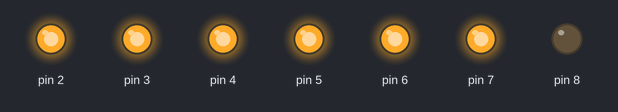
Bench run of a sketch on a simulated Arduino Uno, built with avr-gcc and run on an emulated ATmega328P. Shown: output pins drawn as LEDs (lit = HIGH).

Above: at 0.5 s.
At 2.5 s:
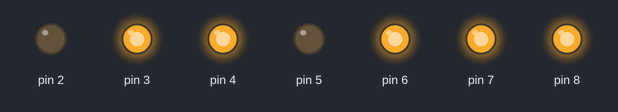
At 4.5 s:
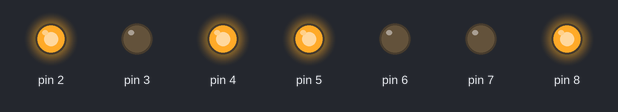
At 9.5 s:
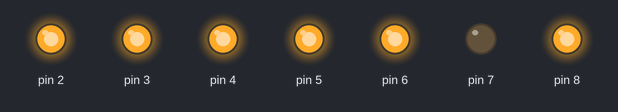
At 14.6 s:
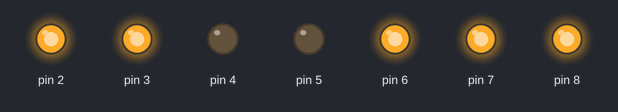
At 19.6 s:
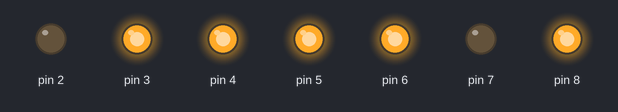
Timing chart, 0 to 21.0 s (numbered marks = the images above):
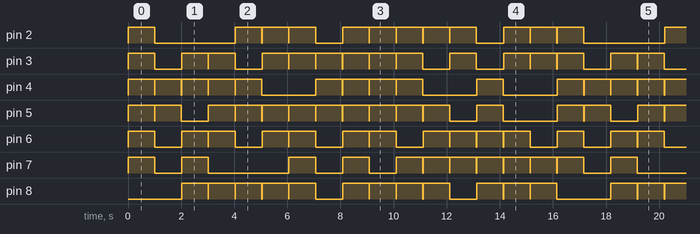

Measured:
- by itself, pin 2, pin 3, pin 5, pin 6, pin 8: moves between LOW and HIGH, repeating every 16.2 s
- by itself, pin 7: repeats every 16.2 s: LOW 1.0 s, HIGH 1.0 s, LOW 3.0 s, 2 × (HIGH 1.0 s, LOW 1.0 s), 6 × (HIGH 1.0 s, LOW 0.01 s), HIGH 1.0 s
- by itself, pin 4: repeats every 16.2 s: 4 × (LOW 0.01 s, HIGH 1.0 s), LOW 2.0 s, 3 × (HIGH 1.0 s, LOW 0.01 s), 2 × (HIGH 1.0 s, LOW 2.0 s), HIGH 1.0 s

The sketch:

lab1_4.ino
```cpp
void setup() {
  pinMode(2, OUTPUT);
  pinMode(3, OUTPUT);
  pinMode(4, OUTPUT);
  pinMode(5, OUTPUT);
  pinMode(6, OUTPUT);
  pinMode(7, OUTPUT);
  pinMode(8, OUTPUT);
}

void loop() {

//0
      digitalWrite(2, HIGH);
      digitalWrite(3, HIGH);
      digitalWrite(4, HIGH);
      digitalWrite(5, HIGH);
      digitalWrite(6, HIGH);
      digitalWrite(7, HIGH);
      delay(1000);
  //reset
      digitalWrite(2, LOW);
      digitalWrite(3, LOW);
      digitalWrite(4, LOW);
      digitalWrite(5, LOW);
      digitalWrite(6, LOW);
      digitalWrite(7, LOW);
      delay(10);

//1
      digitalWrite(4, HIGH);
      digitalWrite(5, HIGH);
      delay(1000);
  //reset
      digitalWrite(4, LOW);
      digitalWrite(5, LOW);
      delay(10);
//2
      digitalWrite(4, HIGH);
      digitalWrite(3, HIGH);
      digitalWrite(8, HIGH);
      digitalWrite(7, HIGH);
      digitalWrite(6, HIGH);
      digitalWrite(9, HIGH);
      delay(1000);
  //reset
      digitalWrite(4, LOW);
      digitalWrite(3, LOW);
      digitalWrite(8, LOW);
      digitalWrite(7, LOW);
      digitalWrite(6, LOW);
      digitalWrite(9, LOW);
      delay(10);
//3
      digitalWrite(3, HIGH);
      digitalWrite(6, HIGH);
      digitalWrite(4, HIGH);
      digitalWrite(5, HIGH);
      digitalWrite(9, HIGH);
      digitalWrite(8, HIGH);
      delay(1000);
  //reset
      digitalWrite(3, LOW);
      digitalWrite(6, LOW);
      digitalWrite(4, LOW);
      digitalWrite(5, LOW);
      digitalWrite(9, LOW);
      digitalWrite(8, LOW);
      delay(10);
//4
      digitalWrite(2, HIGH);
      digitalWrite(4, HIGH);
      digitalWrite(5, HIGH);
      digitalWrite(8, HIGH);
      digitalWrite(5, HIGH);
      digitalWrite(9, HIGH);
      delay(1000);
  //reset
      digitalWrite(2, LOW);
      digitalWrite(4, LOW);
      digitalWrite(5, LOW);
      digitalWrite(8, LOW);
      digitalWrite(5, LOW);
      digitalWrite(9, LOW);
      delay(10);
//5
      digitalWrite(2, HIGH);
      digitalWrite(3, HIGH);
      digitalWrite(8, HIGH);
      digitalWrite(5, HIGH);
      digitalWrite(6, HIGH);
      digitalWrite(9, HIGH);
      delay(1000);
  //reset
      digitalWrite(2, LOW);
      digitalWrite(3, LOW);
      digitalWrite(8, LOW);
      digitalWrite(5, LOW);
      digitalWrite(6, LOW);
      digitalWrite(9, LOW);
      delay(10);
//6
      digitalWrite(2, HIGH);
      digitalWrite(3, HIGH);
      digitalWrite(5, HIGH);
      digitalWrite(6, HIGH);
      digitalWrite(7, HIGH);
      digitalWrite(9, HIGH);
      digitalWrite(8, HIGH);
      delay(1000);
  //reset
      digitalWrite(2, LOW);
      digitalWrite(3, LOW);
      digitalWrite(5, LOW);
      digitalWrite(6, LOW);
      digitalWrite(7, LOW);
      digitalWrite(9, LOW);
      digitalWrite(8, LOW);
      delay(10);
 //7
      digitalWrite(3, HIGH);
      digitalWrite(4, HIGH);
      digitalWrite(5, HIGH);
      digitalWrite(9, HIGH);
      delay(1000);
  //reset
      digitalWrite(3, LOW);
      digitalWrite(4, LOW);
      digitalWrite(5, LOW);
      digitalWrite(9, LOW);
      delay(10);
//8
      digitalWrite(2, HIGH);
      digitalWrite(3, HIGH);
      digitalWrite(4, HIGH);
      digitalWrite(5, HIGH);
      digitalWrite(6, HIGH);
      digitalWrite(7, HIGH);
      digitalWrite(8, HIGH);
      digitalWrite(9, HIGH);
      delay(1000);
  //reset
      digitalWrite(2, LOW);
      digitalWrite(3, LOW);
      digitalWrite(4, LOW);
      digitalWrite(5, LOW);
      digitalWrite(6, LOW);
      digitalWrite(7, LOW);
      digitalWrite(8, LOW);
      digitalWrite(9, LOW);
      delay(10);
//9
      digitalWrite(2, HIGH);
      digitalWrite(3, HIGH);
      digitalWrite(4, HIGH);
      digitalWrite(5, HIGH);
      digitalWrite(6, HIGH);
      digitalWrite(8, HIGH);
      digitalWrite(9, HIGH);
      delay(1000);
  //reset
      digitalWrite(2, LOW);
      digitalWrite(3, LOW);
      digitalWrite(4, LOW);
      digitalWrite(5, LOW);
      digitalWrite(6, LOW);
      digitalWrite(8, LOW);
      digitalWrite(9, LOW);
      delay(10);

//A
      digitalWrite(2, HIGH);
      digitalWrite(3, HIGH);
      digitalWrite(4, HIGH);
      digitalWrite(5, HIGH);
      digitalWrite(7, HIGH);
      digitalWrite(8, HIGH);
      digitalWrite(9, HIGH);
      delay(1000);
  //reset
      digitalWrite(2, LOW);
      digitalWrite(3, LOW);
      digitalWrite(4, LOW);
      digitalWrite(5, LOW);
      digitalWrite(7, LOW);
      digitalWrite(8, LOW);
      digitalWrite(9, LOW);
      delay(10);
//B
      digitalWrite(2, HIGH);
      digitalWrite(5, HIGH);
      digitalWrite(6, HIGH);
      digitalWrite(7, HIGH);
      digitalWrite(8, HIGH);
      digitalWrite(9, HIGH);
      delay(1000);
  //reset
      digitalWrite(2, LOW);
      digitalWrite(5, LOW);
      digitalWrite(6, LOW);
      digitalWrite(7, LOW);
      digitalWrite(8, LOW);
      digitalWrite(9, LOW);
      delay(10);
//C
      digitalWrite(2, HIGH);
      digitalWrite(3, HIGH);
      digitalWrite(6, HIGH);
      digitalWrite(7, HIGH);
      digitalWrite(9, HIGH);
      delay(1000);
  //reset
      digitalWrite(2, LOW);
      digitalWrite(3, LOW);
      digitalWrite(6, LOW);
      digitalWrite(7, LOW);
      digitalWrite(9, LOW);
      delay(10);
//D
      digitalWrite(4, HIGH);
      digitalWrite(5, HIGH);
      digitalWrite(6, HIGH);
      digitalWrite(7, HIGH);
      digitalWrite(8, HIGH);
      digitalWrite(9, HIGH);
      delay(1000);
  //reset
      digitalWrite(4, LOW);
      digitalWrite(5, LOW);
      digitalWrite(6, LOW);
      digitalWrite(7, LOW);
      digitalWrite(8, LOW);
      digitalWrite(9, LOW);
      delay(10);
//E
      digitalWrite(2, HIGH);
      digitalWrite(3, HIGH);
      digitalWrite(6, HIGH);
      digitalWrite(7, HIGH);
      digitalWrite(8, HIGH);
      digitalWrite(9, HIGH);
      delay(1000);
  //reset
      digitalWrite(2, LOW);
      digitalWrite(3, LOW);
      digitalWrite(6, LOW);
      digitalWrite(7, LOW);
      digitalWrite(8, LOW);
      digitalWrite(9, LOW);
      delay(10);
//F
      digitalWrite(2, HIGH);
      digitalWrite(3, HIGH);
      digitalWrite(7, HIGH);
      digitalWrite(8, HIGH);
      digitalWrite(9, HIGH);
      delay(1000);
  //reset
      digitalWrite(2, LOW);
      digitalWrite(3, LOW);
      digitalWrite(7, LOW);
      digitalWrite(8, LOW);
      digitalWrite(9, LOW);
      delay(10);
}
```
